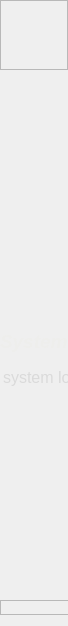
        <widget class="QFrame" name="LeftMenuBg">
         <property name="minimumSize">
          <size>
           <width>68</width>
           <height>0</height>
          </size>
         </property>
         <property name="maximumSize">
          <size>
           <width>68</width>
           <height>16777215</height>
          </size>
         </property>
         <property name="styleSheet">
          <string notr="true">QFrame#LeftMenuBg{
	background-color:rgb(85, 87, 83);
border:0px solid red;
border-radius:30px
}</string>
         </property>
         <property name="frameShape">
          <enum>QFrame::NoFrame</enum>
         </property>
         <property name="frameShadow">
          <enum>QFrame::Raised</enum>
         </property>
         <layout class="QVBoxLayout" name="verticalLayout_2">
          <property name="spacing">
           <number>0</number>
          </property>
          <property name="leftMargin">
           <number>0</number>
          </property>
          <property name="topMargin">
           <number>0</number>
          </property>
          <property name="rightMargin">
           <number>0</number>
          </property>
          <item>
           <widget class="QFrame" name="TopLogoInfo">
            <property name="enabled">
             <bool>true</bool>
            </property>
            <property name="minimumSize">
             <size>
              <width>0</width>
              <height>70</height>
             </size>
            </property>
            <property name="maximumSize">
             <size>
              <width>16777215</width>
              <height>70</height>
             </size>
            </property>
            <property name="styleSheet">
             <string notr="true"/>
            </property>
            <property name="frameShape">
             <enum>QFrame::StyledPanel</enum>
            </property>
            <property name="frameShadow">
             <enum>QFrame::Raised</enum>
            </property>
            <widget class="QLabel" name="Author">
             <property name="geometry">
              <rect>
               <x>90</x>
               <y>30</y>
               <width>60</width>
               <height>30</height>
              </rect>
             </property>
             <property name="sizePolicy">
              <sizepolicy hsizetype="Preferred" vsizetype="Preferred">
               <horstretch>0</horstretch>
               <verstretch>0</verstretch>
              </sizepolicy>
             </property>
             <property name="minimumSize">
              <size>
               <width>60</width>
               <height>30</height>
              </size>
             </property>
             <property name="maximumSize">
              <size>
               <width>60</width>
               <height>30</height>
              </size>
             </property>
             <property name="styleSheet">
              <string notr="true">font: italic 11pt &quot;Segoe UI&quot;;
color: rgba(255, 255, 255, 255);</string>
             </property>
             <property name="text">
              <string/>
             </property>
             <property name="alignment">
              <set>Qt::AlignCenter</set>
             </property>
            </widget>
            <widget class="QLabel" name="Title">
             <property name="geometry">
              <rect>
               <x>60</x>
               <y>10</y>
               <width>121</width>
               <height>20</height>
              </rect>
             </property>
             <property name="maximumSize">
              <size>
               <width>16777215</width>
               <height>30</height>
              </size>
             </property>
             <property name="styleSheet">
              <string notr="true">font: 600 13pt &quot;Segoe UI Semibold&quot;;
color: rgba(255, 255, 255, 255);</string>
             </property>
             <property name="text">
              <string>SystemGUI</string>
             </property>
             <property name="alignment">
              <set>Qt::AlignCenter</set>
             </property>
            </widget>
            <widget class="QWidget" name="widget" native="true">
             <property name="geometry">
              <rect>
               <x>10</x>
               <y>20</y>
               <width>50</width>
               <height>50</height>
              </rect>
             </property>
             <property name="maximumSize">
              <size>
               <width>50</width>
               <height>50</height>
              </size>
             </property>
             <property name="autoFillBackground">
              <bool>false</bool>
             </property>
             <property name="styleSheet">
              <string notr="true">image:url(:/all/img/logo1.png);</string>
             </property>
            </widget>
           </widget>
          </item>
          <item>
           <widget class="QFrame" name="ToggleBox">
            <property name="minimumSize">
             <size>
              <width>200</width>
              <height>80</height>
             </size>
            </property>
            <property name="maximumSize">
             <size>
              <width>200</width>
              <height>80</height>
             </size>
            </property>
            <property name="frameShape">
             <enum>QFrame::NoFrame</enum>
            </property>
            <property name="frameShadow">
             <enum>QFrame::Raised</enum>
            </property>
            <layout class="QVBoxLayout" name="verticalLayout_4">
             <property name="spacing">
              <number>0</number>
             </property>
             <property name="leftMargin">
              <number>0</number>
             </property>
             <property name="topMargin">
              <number>0</number>
             </property>
             <property name="rightMargin">
              <number>0</number>
             </property>
             <property name="bottomMargin">
              <number>0</number>
             </property>
             <item>
              <widget class="QPushButton" name="ToggleBotton">
               <property name="sizePolicy">
                <sizepolicy hsizetype="Expanding" vsizetype="Fixed">
                 <horstretch>0</horstretch>
                 <verstretch>0</verstretch>
                </sizepolicy>
               </property>
               <property name="minimumSize">
                <size>
                 <width>0</width>
                 <height>45</height>
                </size>
               </property>
               <property name="maximumSize">
                <size>
                 <width>16777215</width>
                 <height>16777215</height>
                </size>
               </property>
               <property name="font">
                <font>
                 <family>Nirmala UI</family>
                 <pointsize>12</pointsize>
                 <weight>87</weight>
                 <italic>false</italic>
                 <bold>true</bold>
                </font>
               </property>
               <property name="cursor">
                <cursorShape>PointingHandCursor</cursorShape>
               </property>
               <property name="mouseTracking">
                <bool>true</bool>
               </property>
               <property name="focusPolicy">
                <enum>Qt::StrongFocus</enum>
               </property>
               <property name="contextMenuPolicy">
                <enum>Qt::DefaultContextMenu</enum>
               </property>
               <property name="layoutDirection">
                <enum>Qt::LeftToRight</enum>
               </property>
               <property name="autoFillBackground">
                <bool>false</bool>
               </property>
               <property name="styleSheet">
                <string notr="true">QPushButton{
background-image: url(:/all/img/menu.png);
background-repeat: no-repeat;
background-position: left center;
border: none;
border-left: 23px solid transparent;

text-align: center;
padding-left: 0px;
color: rgba(255, 255, 255, 199);
font: 700 12pt &quot;Nirmala UI&quot;;
}

QPushButton:hover{
background-color: rgba(114, 129, 214, 59);
}</string>
               </property>
               <property name="text">
                <string>Hide</string>
               </property>
               <property name="icon">
                <iconset theme="zoom-out">
                 <normaloff>.</normaloff>.</iconset>
               </property>
               <property name="autoDefault">
                <bool>false</bool>
               </property>
               <property name="default">
                <bool>false</bool>
               </property>
               <property name="flat">
                <bool>false</bool>
               </property>
              </widget>
             </item>
            </layout>
           </widget>
          </item>
          <item>
           <widget class="QFrame" name="MenuBox">
            <property name="minimumSize">
             <size>
              <width>200</width>
              <height>0</height>
             </size>
            </property>
            <property name="maximumSize">
             <size>
              <width>200</width>
              <height>16777215</height>
             </size>
            </property>
            <property name="frameShape">
             <enum>QFrame::NoFrame</enum>
            </property>
            <property name="frameShadow">
             <enum>QFrame::Raised</enum>
            </property>
            <layout class="QVBoxLayout" name="verticalLayout_5" stretch="1,0,0,0,0,0">
             <property name="spacing">
              <number>15</number>
             </property>
             <property name="sizeConstraint">
              <enum>QLayout::SetDefaultConstraint</enum>
             </property>
             <property name="leftMargin">
              <number>0</number>
             </property>
             <property name="topMargin">
              <number>0</number>
             </property>
             <property name="rightMargin">
              <number>0</number>
             </property>
             <property name="bottomMargin">
              <number>0</number>
             </property>
             <item>
              <widget class="QPushButton" name="src_file_button">
               <property name="minimumSize">
                <size>
                 <width>0</width>
                 <height>45</height>
                </size>
               </property>
               <property name="cursor">
                <cursorShape>PointingHandCursor</cursorShape>
               </property>
               <property name="styleSheet">
                <string notr="true">QPushButton{
background-image: url(:/all/img/file.png);
background-repeat: no-repeat;
background-position: left center;
border: none;
border-left: 23px solid transparent;

text-align: center;
padding-left: 0px;
color: rgba(255, 255, 255, 199);
font: 700 12pt &quot;Nirmala UI&quot;;
}

QPushButton:hover{
background-color: rgba(114, 129, 214, 59);
}</string>
               </property>
               <property name="text">
                <string>Local File</string>
               </property>
              </widget>
             </item>
             <item>
              <widget class="QPushButton" name="src_cam_button">
               <property name="minimumSize">
                <size>
                 <width>0</width>
                 <height>45</height>
                </size>
               </property>
               <property name="cursor">
                <cursorShape>PointingHandCursor</cursorShape>
               </property>
               <property name="styleSheet">
                <string notr="true">QPushButton{
background-image: url(:/all/img/cam.png);
background-repeat: no-repeat;
background-position: left center;
border: none;
border-left: 23px solid transparent;

text-align: center;
padding-left: 0px;
color: rgba(255, 255, 255, 199);
font: 700 12pt &quot;Nirmala UI&quot;;
}

QPushButton:hover{
background-color: rgba(114, 129, 214, 59);
}</string>
               </property>
               <property name="text">
                <string>Camera</string>
               </property>
              </widget>
             </item>
             <item>
              <widget class="QPushButton" name="src_rtsp_button">
               <property name="minimumSize">
                <size>
                 <width>0</width>
                 <height>45</height>
                </size>
               </property>
               <property name="cursor">
                <cursorShape>PointingHandCursor</cursorShape>
               </property>
               <property name="autoFillBackground">
                <bool>false</bool>
               </property>
               <property name="styleSheet">
                <string notr="true">QPushButton{
background-image: url(:/all/img/RTSP.png);
background-repeat: no-repeat;
background-position: left center;
border: none;
border-left: 23px solid transparent;

text-align: center;
padding-left: 0px;
color: rgba(255, 255, 255, 199);
font: 700 12pt &quot;Nirmala UI&quot;;
}

QPushButton:hover{
background-color: rgba(114, 129, 214, 59);
}</string>
               </property>
               <property name="text">
                <string>Rtsp</string>
               </property>
              </widget>
             </item>
             <item>
              <widget class="QLabel" name="label_2">
               <property name="text">
                <string>&lt;html&gt;&lt;head/&gt;&lt;body&gt;&lt;p&gt;&lt;span style=&quot; font-size:14pt; font-weight:600; font-style:italic; color:#eeeeec;&quot;&gt;System Log&lt;/span&gt;&lt;/p&gt;&lt;/body&gt;&lt;/html&gt;</string>
               </property>
              </widget>
             </item>
             <item>
              <widget class="QListWidget" name="log_list">
               <property name="enabled">
                <bool>true</bool>
               </property>
               <property name="styleSheet">
                <string notr="true">QListWidget{
background-color: rgba(12, 28, 77, 0);

border-radius:0px;
font-family: &quot;Microsoft YaHei&quot;;
font-size: 16px;
color: rgb(218, 218, 218);
}</string>
               </property>
               <item>
                <property name="text">
                 <string>system log:</string>
                </property>
               </item>
              </widget>
             </item>
             <item>
              <spacer name="verticalSpacer">
               <property name="orientation">
                <enum>Qt::Vertical</enum>
               </property>
               <property name="sizeHint" stdset="0">
                <size>
                 <width>20</width>
                 <height>40</height>
                </size>
               </property>
              </spacer>
             </item>
            </layout>
           </widget>
          </item>
          <item>
           <widget class="QFrame" name="VersionInfo">
            <property name="minimumSize">
             <size>
              <width>200</width>
              <height>10</height>
             </size>
            </property>
            <property name="maximumSize">
             <size>
              <width>200</width>
              <height>15</height>
             </size>
            </property>
            <property name="frameShape">
             <enum>QFrame::StyledPanel</enum>
            </property>
            <property name="frameShadow">
             <enum>QFrame::Raised</enum>
            </property>
            <layout class="QVBoxLayout" name="verticalLayout_3">
             <property name="leftMargin">
              <number>18</number>
             </property>
             <property name="topMargin">
              <number>0</number>
             </property>
             <property name="bottomMargin">
              <number>0</number>
             </property>
             <item>
              <widget class="QLabel" name="VersionLabel">
               <property name="styleSheet">
                <string notr="true">font: 900 italic 10pt &quot;Segoe UI&quot;;
color: rgba(255, 255, 255, 199);</string>
               </property>
               <property name="text">
                <string>Version: 1.0</string>
               </property>
               <property name="alignment">
                <set>Qt::AlignCenter</set>
               </property>
              </widget>
             </item>
            </layout>
           </widget>
          </item>
         </layout>
         <zorder>ToggleBox</zorder>
         <zorder>MenuBox</zorder>
         <zorder>VersionInfo</zorder>
         <zorder>TopLogoInfo</zorder>
        </widget>
